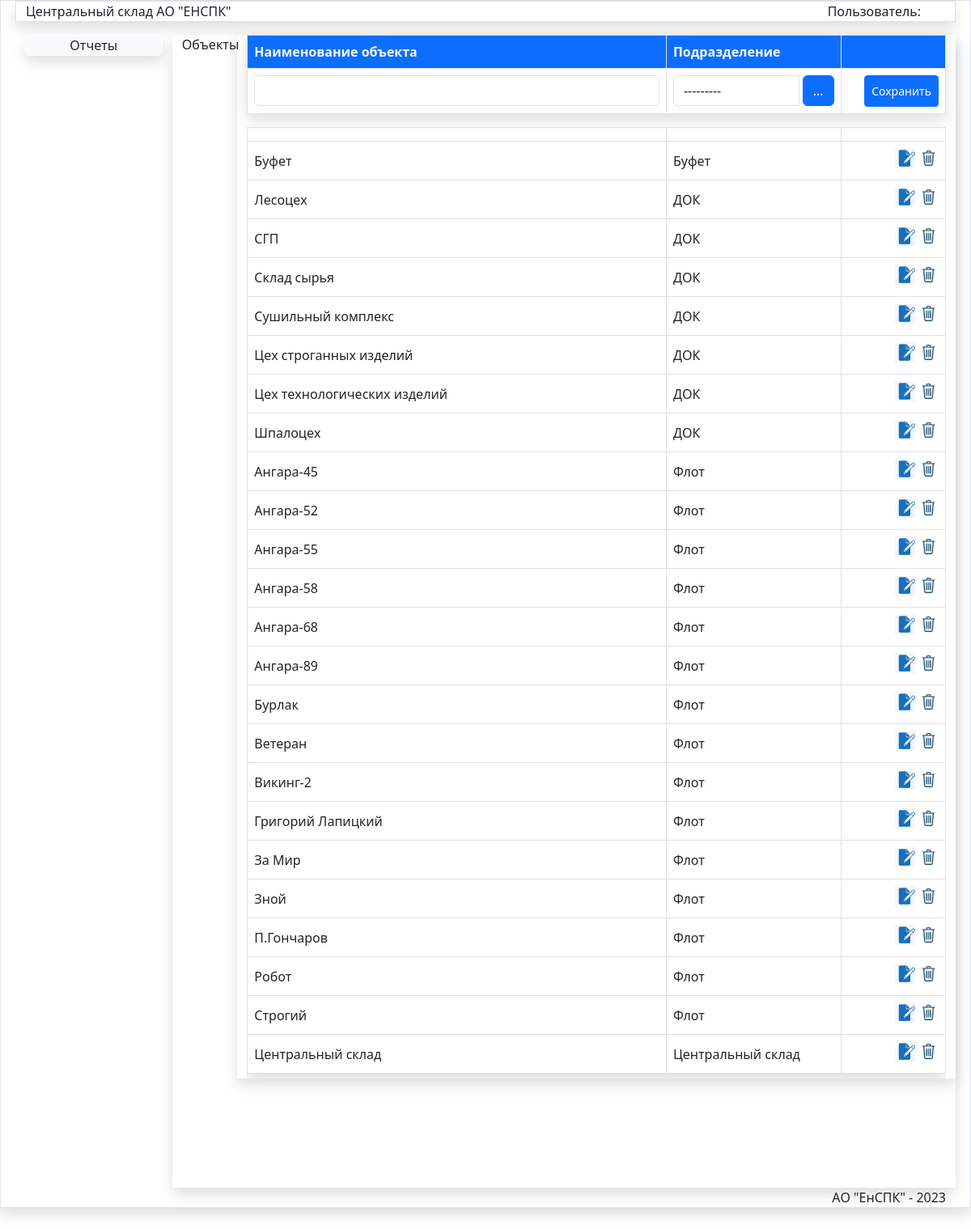
Screenshot of /obct/ with the database file from the repository.
### store/models.py (models this page shows, shortened)
class Obct(models.Model):
    title = models.CharField(max_length=150, verbose_name='Объект',unique=True )
    podraz=models.ForeignKey(Podraz,verbose_name='Подразделение',on_delete=models.PROTECT)
    class Meta:
        verbose_name = 'Объект'
        verbose_name_plural = 'Объекты'
        ordering = ['podraz','title', ]

class Podraz(models.Model):
    title = models.CharField(max_length=150, verbose_name='Название подразделения', unique=True)
    def __str__(self):
        return self.title
    class Meta:
        verbose_name = 'Подразделение'
        verbose_name_plural = 'Подразделения'
        ordering = ['title', ]

### store/views.py (the view)
# urls.py: path('obct/', ObctList, name='ObctList'),
def ObctList(request):
    unit = Obct.objects.all()
    form = ObctForm()
    form2=PodrazForm2()
    return render(request, 'store/spr/SprObct.html', {'title': "Объекты",
                                                      'unit': unit, 'form': form, 'pic_label': 'Объекты',
                                                      'url_name': reverse('SaveObct'),
                                                      'url_delete': reverse('ObctDelete'),
                                                      'url_name2': reverse('SavePodraz2'),
                                                      'form2': form2,'url_update': reverse('ObctUpdate'),
                                                      })

### store/forms.py
class ObctForm(forms.ModelForm):
   class Meta:
      model = Obct
      fields = ['title','podraz']
      widgets = {
    'title': forms.TextInput(attrs={'class': 'form-control', 'id':'idtitle'}),
    'podraz': forms.Select(attrs={'class': 'form-control', 'id': 'idpodraz'}),
         }

class PodrazForm2(forms.ModelForm):
   class Meta:
      model = Podraz
      fields = ['title']
      widgets = {
    'title': forms.TextInput(attrs={'class': 'form-control', 'style':'width:460px;','id':'idtitle2'}),
         }

### store/templates/store/spr/SprObct.html (shortened to what this page needs)
{% extends 'store/menu.html' %}
{% load static %}
{% block DataArea %}
<div class="row">
    <div class="col-md-1  ">{{pic_label}}</div>
<div class="col-md-11 mx-auto shadow">
<table class="table shadow table-bordered table-hover ">
 <thead class="bg-primary text-light">
    <tr class="mt-0">
        <th style="width:60%;"  >Наименование объекта</th>
        <th style="width:25%;"  >Подразделение</th>
        <th style="width:15%"></th>
    </tr>
  </thead>
<form action={{url_name}} method="post" id="obct-form">
     <tr>
     <td > {{ form.title}}</td>
     <td  >
     <div class="input-group">
     {{form.podraz}}
     <div class=" input-group-button pr-2">
     <button type="button" id="show-contact-modal-button2" class="btn btn-primary mr-2" style="margin-left: 5px;" data-bs-toggle="modal" data-bs-target="#exampleModal">...</button>
     </div>
     </div>
     </td>
    <th class=" text-end"> <button type="submit" class="btn  btn-primary btn-sm pb-2 pt-2" id="savebtn" >Сохранить </button></td>
    </tr>
</form>
</table>
<div class="scrolltable">
<table class="table shadow table-bordered table-hover " id="data-table">
<thead >
    <tr class="mt-0">
        <th style="width:60%;"  ></th>
        <th style="width:25%;"  ></th>
        <th style="width:15%"></th>
    </tr>
  </thead>
    <tbody id="tbody">
    {% for item in unit %}
<tr>
<td  class="align-middle ">{{item.title}}</td>
<td  class="align-middle ">{{item.podraz.title}}</td>
<td class="text-end align-middle" ><input data-sid="{{item.pk}}" data-update="{{url_update}}" class="btn-podraz-update " value="Update" type="image" src="{% static '/images/edit2.png' %}" width="25px" >
<input data-sid="{{item.pk}}" data-del="{{url_delete}}" class="btn-del " value="Delete" type="image" src="{% static '/images/del.png' %}" width="25px"> </td>
</tr>
{% endfor %}
</tbody>
</table>
</div>
</div>
</div>
{% endblock DataArea %}

### store/static/css/my.css (style rules this page uses)
.scrolltable { display:block; overflow-y: auto; height:74.5vh; }

### rows the page displays
Obct: title "Буфет", podraz "Буфет"
Obct: title "Лесоцех", podraz "ДОК"
Obct: title "СГП", podraz "ДОК"
Obct: title "Склад сырья", podraz "ДОК"
Obct: title "Сушильный комплекс", podraz "ДОК"
Obct: title "Цех строганных изделий", podraz "ДОК"
Obct: title "Цех технологических изделий", podraz "ДОК"
Obct: title "Шпалоцех", podraz "ДОК"
Obct: title "Ангара-45", podraz "Флот"
Obct: title "Ангара-52", podraz "Флот"
Obct: title "Ангара-55", podraz "Флот"
Obct: title "Ангара-58", podraz "Флот"
Obct: title "Ангара-68", podraz "Флот"
Obct: title "Ангара-89", podraz "Флот"
Obct: title "Бурлак", podraz "Флот"
Obct: title "Ветеран", podraz "Флот"
Obct: title "Викинг-2", podraz "Флот"
Obct: title "Григорий Лапицкий", podraz "Флот"
Obct: title "За Мир", podraz "Флот"
Obct: title "Зной", podraz "Флот"
Obct: title "П.Гончаров", podraz "Флот"
Obct: title "Робот", podraz "Флот"
Obct: title "Строгий", podraz "Флот"
Obct: title "Центральный склад", podraz "Центральный склад"

### other values shown
{{ pic_label }} "Объекты"
